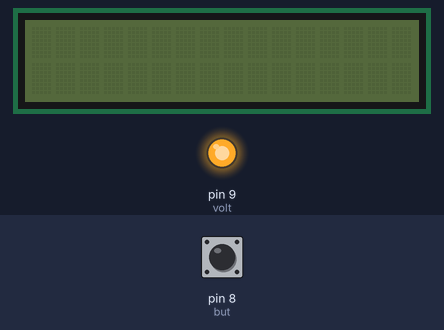
Simulated run of this sketch. Board: Arduino Uno, built with avr-gcc and run on an emulated ATmega328P. Shown: 16×2 character LCD, output pins drawn as LEDs (lit = HIGH). Inputs (shaded band) come from the test bench; at power-on: pin 8 (but) LOW. What the sketch prints to the serial monitor is not drawn.

Above: at 1.2 s.
1.3 s: pin 8 (but) pulled HIGH for 0.15 s
Timing chart, 0 to 4.3 s (numbered marks = the images above; inputs shaded):
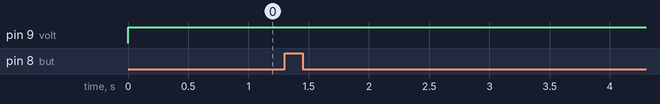

The sketch:

button_send.ino
```cpp
#include <Wire.h>
#include <LiquidCrystal_I2C.h>

LiquidCrystal_I2C lcd(0x27, 16, 2); //LCD 객체 선언, 안되면 당연히 I2C 주소 0x3F로 바꿔보기

int but = 8; //버튼 D8로 설정. 필요에 따라 바꾸면 됨.
int volt = 9; //혹시 몰라서 전원 D9로 빼놓을라고 설정함. 필요없으면 말고
int stat = 0; //상태 변수. 초기값 0, 버튼 눌리면 1로. 응답 없으면 다시 0으로.
unsigned long prev_time, cur_time = 0; //시간 값. 초기값 0
char ch = Serial.read(); // 시리얼 통신으로 수신부가 보내는 값


void setup() {
  pinMode(but, INPUT);
  pinMode(volt, OUTPUT);
  Serial.begin(9600);
}

/*void checkTime(){
  return millis();
  }
*/

void (* Reset)(void)=0; //포럼에서 이러면 리셋된대요. 작년에도 이거 넣었던듯

void isTeacherHere(int stat){
  if(stat == 1){
    Serial.write('A'); //버튼 누르면 A 보내기
    cur_time = millis();

    while(prev_time - cur_time < 20000){ // 20000ms = 20s
      lcd.clear();
      lcd.backlight();
      lcd.print("WAITING...");
      if(ch == 'a'){ //수신부가 응답시 a를 보냄
        lcd.clear();
        lcd.backlight();
        lcd.print("TEACHER HERE!");
        stat--;
        delay(10000);
        lcd.clear();
        lcd.noBacklight();

        }
      else{}
      } //20초 끝나면 while 탈출, 밑에서 무응답 메시지 출력.
    lcd.clear();
    lcd.backlight();
    lcd.print("NO TEACHER!");
    lcd.noBacklight();
    stat--;
    Serial.write('x');
    Reset(); //리셋하는 함수 호출
  }

  else if(stat != 1){ //이거 뜨면 큰일남. 아무것도 안뜨는 것보다 큰일남.
    lcd.clear();
    lcd.backlight();
    lcd.print("ERROR");
    }
  }


void loop() {
  digitalWrite(volt, HIGH);
  int but_val = digitalRead(but);

  if(but_val == 1){
    lcd.begin();
    lcd.backlight();
    lcd.print("BUTTON PUSHED");
    stat++;
    prev_time = millis();
    isTeacherHere(stat);
  }

  else{}
}
```
